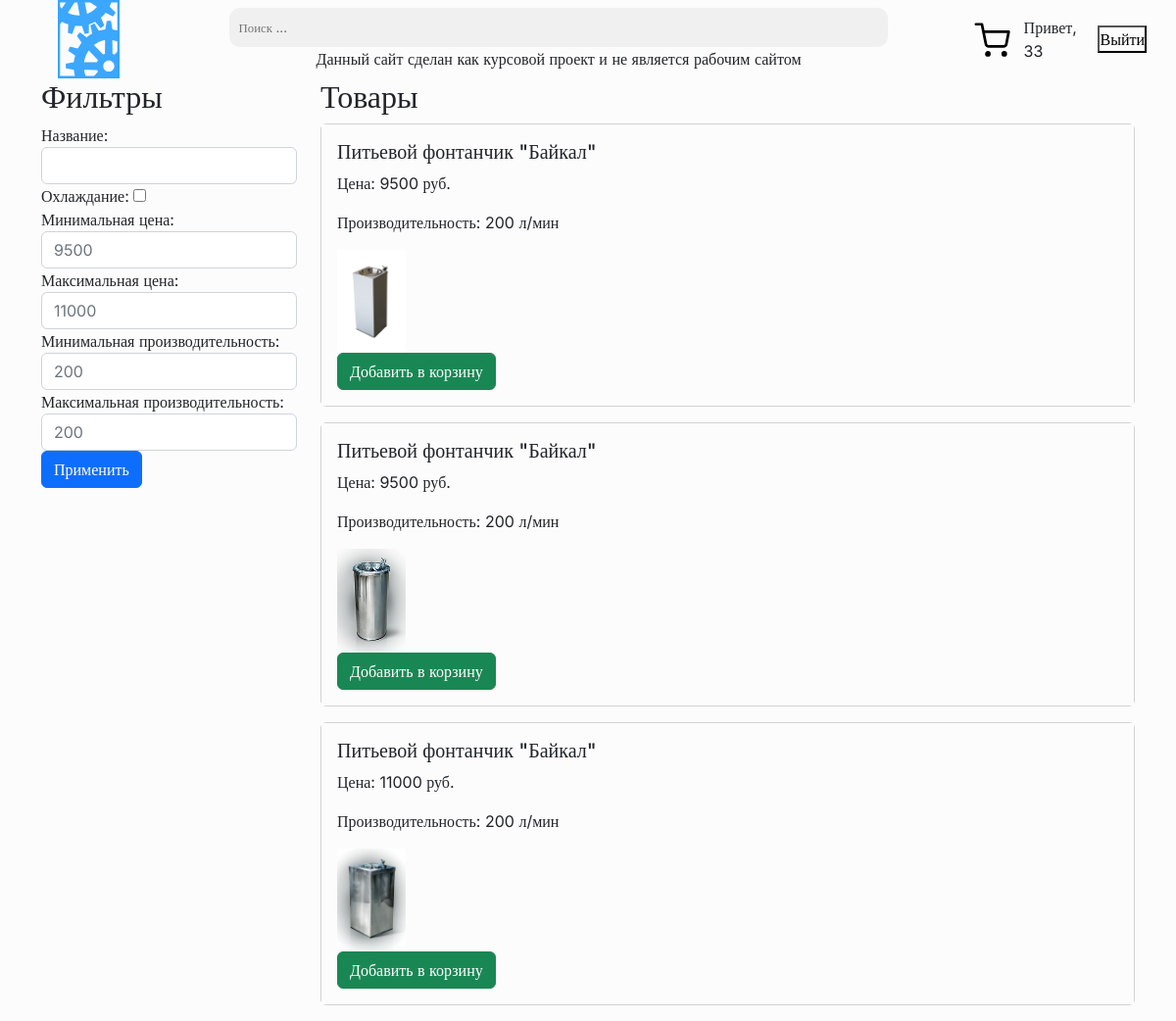
The app's page /katalog.php?table_name=Fountains&coling=0 (signed in) with its own data.
### tables this page shows
CREATE TABLE `Fountains` (
  `id` int NOT NULL,
  `Name` varchar(255) NOT NULL,
  `Price` int NOT NULL,
  `gabarit_Length` int NOT NULL,
  `gabarit_Width` int NOT NULL,
  `gabarit_Height` int NOT NULL,
  `Weight` int NOT NULL,
  `Filter` varchar(255) NOT NULL,
  `Performance` int NOT NULL,
  `Сooling` varchar(255) NOT NULL,
  `img` varchar(255) NOT NULL,
  `material` varchar(255) DEFAULT NULL
);

### katalog.php (the view, shortened to what this page needs)
<!DOCTYPE html>
<html lang="en">
<head>
    <link rel="stylesheet" type="text/css" href="../assets\css\style.css">
    <link href="https://cdn.jsdelivr.net/npm/bootstrap@5.2.3/dist/css/bootstrap.min.css" rel="stylesheet">
</head>
<body>
    <?php
    include_once("assets/php/connect.php");
    include_once("assets/page/header/head.php");
    ?>
    <div id="osnova">
        <?php
        $table = $_GET['table_name'];
        if ($table == "Fountains") {
            $chillGuy = $_GET['coling'];
            if ($chillGuy==1 ||  (isset($_GET['colling'])&& $_GET['colling']=="on")) {
                $query = "SELECT * FROM  $table WHERE Сooling = 1";
            }
            else{
                $query = "SELECT * FROM  $table WHERE Сooling = 0";
            }
            $result = $connect->query($query);
            $filters = array('filter' => '', 'min_price' => 0, 'max_price' => 99999999, 'min_performance' => 0, 'max_performance' => 99999999);
            $filtered_result = array();
            $min_price = 99999999;
            $max_price = 0;
            $min_performance = 99999999;
            $max_performance = 0;
            while ($row = $result->fetch_assoc()) {
                if (
                    $row['Price'] >= $filters['min_price'] &&
                    $row['Price'] <= $filters['max_price'] &&
                    $row['Performance'] >= $filters['min_performance'] &&
                    $row['Performance'] <= $filters['max_performance'] && ($filters['filter'] == '' || strpos($row['Name'], $filters['filter']) !== false)
                ) {
                    $filtered_result[] = $row;
                } else {
                    echo $filters['filter']
                    ;
                }
                if ($row['Price'] < $min_price) {
                    $min_price = $row['Price'];
                }
                if ($row['Price'] > $max_price) {
                    $max_price = $row['Price'];
                }
                if ($row['Performance'] < $min_price) {
                    $min_performance = $row['Performance'];
                }
                if ($row['Performance'] > $max_performance) {
                    $max_performance = $row['Performance'];
                }
            }
        }
        else{
            $query = "SELECT * FROM  $table WHERE";
        }
        ?>
        <div class="container">
            <div class="row">
                <div class="col-md-3">
                    <h2>Фильтры</h2>
                    <form>
                        <div class="form-group">
                            <label for="filter">Название:</label>
                            <input type="text" class="form-control" id="filter" name="filter"
                                value="<?php echo $filters['filter']; ?>">
                        </div>
                        <div class="form-group">
                            <label for="filter">Охлаждание:</label>
                            <input type="checkbox" class="" id="colling" name="colling"></div>
                        <div class="form-group">
                            <label for="min_price">Минимальная цена:</label>
                            <input type="number" class="form-control" id="min_price" name="min_price"
                                value="<?php echo $min_price_q; ?>" placeholder="<?php echo $min_price; ?>">
                        </div>
                        <div class="form-group">
                            <label for="max_price">Максимальная цена:</label>
                            <input type="number" class="form-control" id="max_price" name="max_price"
                                value="<?php echo $max_price_q; ?>" placeholder="<?php echo $max_price; ?>">
                        </div>
                        <div class="form-group">
                            <label for="min_performance">Минимальная производительность:</label>
                            <input type="number" class="form-control" id="min_performance" name="min_performance"
                                value="<?php echo $min_performance_q; ?>" placeholder="<?php echo $min_performance; ?>">
                        </div>
                        <div class="form-group">
                            <label for="max_performance">Максимальная производительность:</label>
                            <input type="number" class="form-control" id="max_performance" name="max_performance"
                                value="<?php echo $max_performance_q; ?>" placeholder="<?php echo $max_performance; ?>">
                        </div>
                        <button type="submit" class="btn btn-primary">Применить</button>
                    </form>
                </div>
                <div class="col-md-9">
                    <h2>Товары</h2>
                    <?php if ($table == "Fountains") {
                        foreach ($filtered_result as $row) { ?>
                            <div class="card mb-3">
                                <div class="card-body">
                                    <div class="row">
                                        <div class="col-md-8"
                                            onclick="location.href='../tovar_page.php?id=<?php echo $row['id']; ?>&table_name=<?php echo urlencode($table); ?>';">
                                            <h5 class="card-title"><?php echo $row['Name']; ?></h5>
                                            <p class="card-text">Цена: <?php echo $row['Price']; ?> руб.</p>
                                            <p class="card-text">Производительность: <?php echo $row['Performance']; ?> л/мин
                                            </p>
                                            <img class="img_cartochka" src="<?php echo "../" . $row['img']; ?>">
                                            <form method="post" id="add_to_karzina">
                                                <button type="submit" class="btn btn-success">Добавить в корзину</button>
                                            </form>
                                        </div>
                                    </div>
                                </div>
                            </div>
                        <?php }
                    } ?>
                </div>
            </div>
        </div>
    </div>
</body>
</html>

### assets/css/style.css (style rules this page uses)
* { padding: 0; margin: 0; gap: 0; background-color: #FCFCFC; font-family: inter; }
#osnova { display: flex; justify-content: space-around; }
.img_cartochka { width: 70px; }

### katalog.php (style rules this page uses)
.img_cartochka { width: 70px; }

### records on screen
fountains: min_price "9500", max_performance "200", Name "Питьевой фонтанчик \"Байкал\"", Price "9500", Performance "200", shows a picture
fountains: max_price "11000", min_performance "200", Name "Питьевой фонтанчик \"Байкал\"", Price "11000", Performance "200", shows a picture
fountains: Name "Питьевой фонтанчик \"Байкал\"", Price "9500", Performance "200", shows a picture

### other values on screen
$_SESSION["login"] "33"
